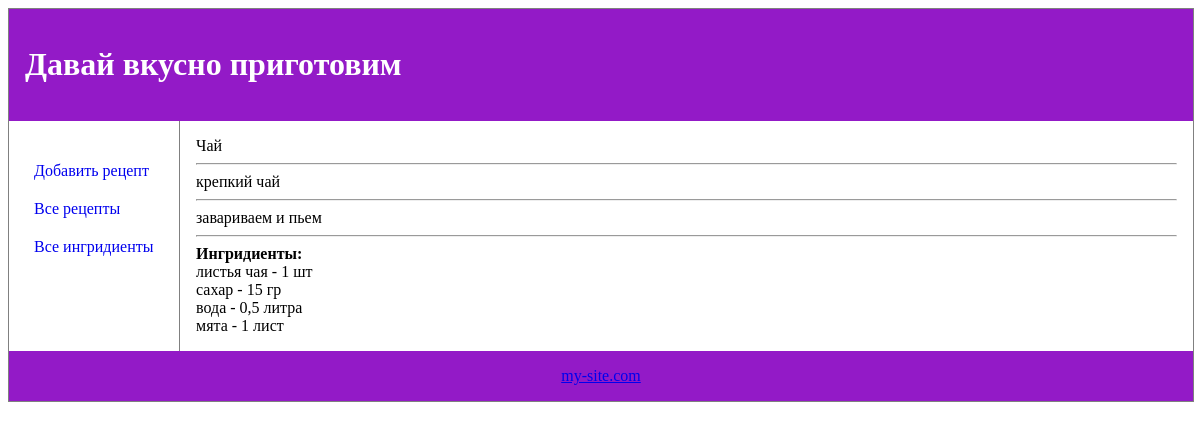
The app's page /index.php?id=showRecipe&recipe=27 with its own data.
### tables this page shows
CREATE TABLE `dish` (
  `id_recipe` int(11) NOT NULL,
  `name_dish` varchar(100) DEFAULT NULL,
  `desc_dish` varchar(100) DEFAULT NULL,
  `recipe` varchar(1000) DEFAULT NULL
);

CREATE TABLE `ingredients` (
  `id` int(11) NOT NULL,
  `name_ingr` varchar(100) DEFAULT NULL,
  `quantity` varchar(50) DEFAULT NULL,
  `id_recipe` int(11) DEFAULT NULL
);

### showRecipe.php (the view)
<?php
$recipe = $_GET['recipe'];
$dbc = mysqli_connect('localhost','root','','lllusix')
    or die('Проблема соединения с БД');
$query = "SELECT * FROM dish WHERE id_recipe='$recipe'";
$result = mysqli_query($dbc, $query);
while($row = mysqli_fetch_array($result))
{
    echo $row[1] . '<br>'. '<hr>';
    echo $row[2] . '<br>'. '<hr>';
    echo $row[3] . '<br>'. '<hr>';
    echo '<b>Ингридиенты:</b> ' . '<br>';
}
$query = "SELECT * FROM ingredients WHERE id_recipe='$recipe'";
$result = mysqli_query($dbc, $query);
while($row = mysqli_fetch_array($result)){
    echo $row[1] . ' - ' . $row[2] . '<br>';
}

### index.php (shortened to what this page needs)
<!DOCTYPE html>
<html lang="en">
<head>
</head>
<body>
<?php
$id = '';
if (!empty($_GET)) {
    $id = empty($_GET['id']) ? '' : trim(strip_tags($_GET['id']));
}
$blocks = ['header', 'content', 'footer'];
?>
<div class="container">
    <?php foreach ($blocks as $block): ?>
        <?php if ($block == 'header'): ?>
            <?php include 'header.php'; ?>
        <?php elseif ($block == 'content'): ?>
            <?php include 'menu.php'; ?>
            <article>
                <?php
                switch ($id) {
                    case 'showRecipe':
                        include 'showRecipe.php';
                        break;
                }
                ?>
            </article>
        <?php elseif ($block == 'footer'): ?>
            <?php include 'footer.php'; ?>
        <?php endif; ?>
    <?php endforeach; ?>
</div>
</body>
</html>

### index.php (style rules this page uses)
div.container { width: 100%; border: 1px solid gray; }
article { margin-left: 170px; border-left: 1px solid gray; padding: 1em; overflow: hidden; }

### records on screen
dish: name_dish "Чай", desc_dish "крепкий чай", recipe "завариваем и пьем"
ingredients: name_ingr "листья чая", quantity "1 шт"
ingredients: name_ingr "сахар", quantity "15 гр"
ingredients: name_ingr "вода", quantity "0,5 литра"
ingredients: name_ingr "мята", quantity "1 лист"

### other values on screen
$menu "Добавить рецепт"
$menu "Все рецепты"
$menu "Все ингридиенты"
